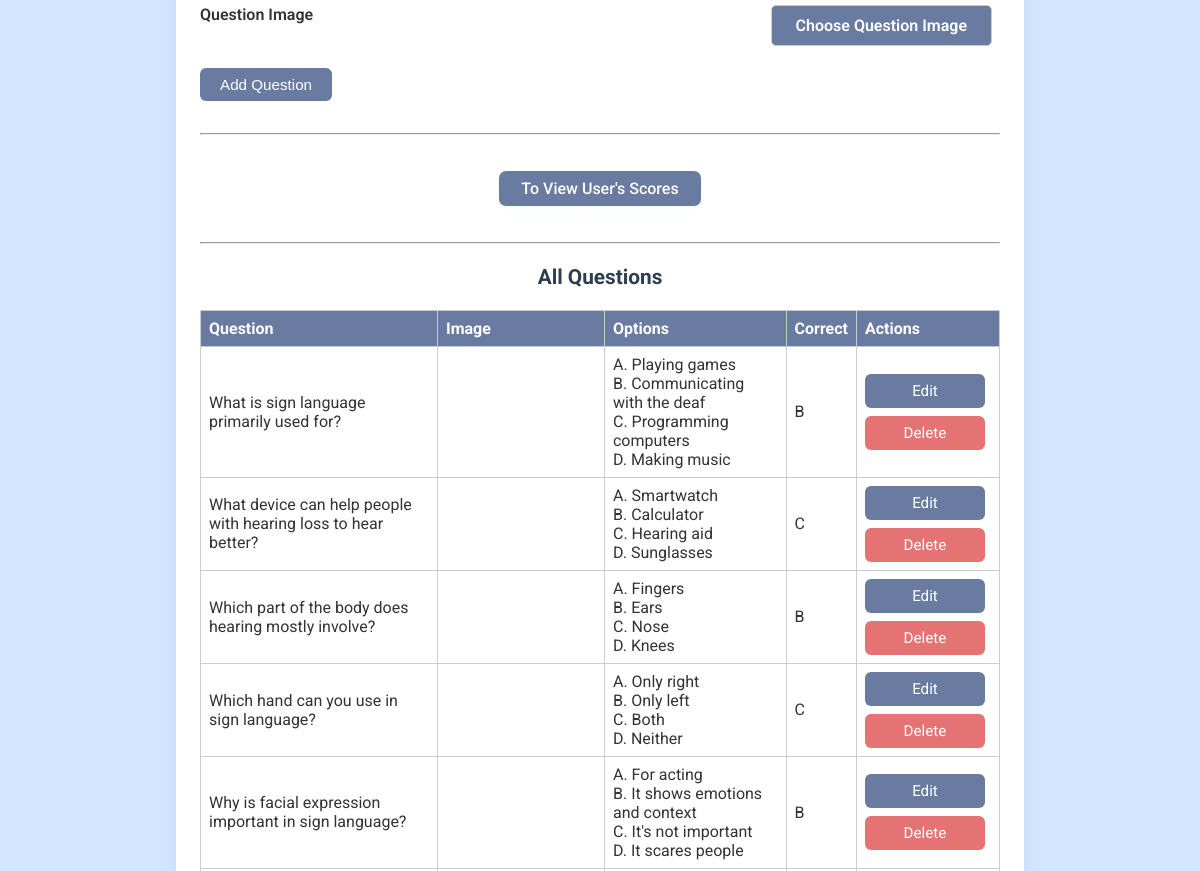
The page /admin_quiz.php (signed in, middle part) on the database as committed earlier.
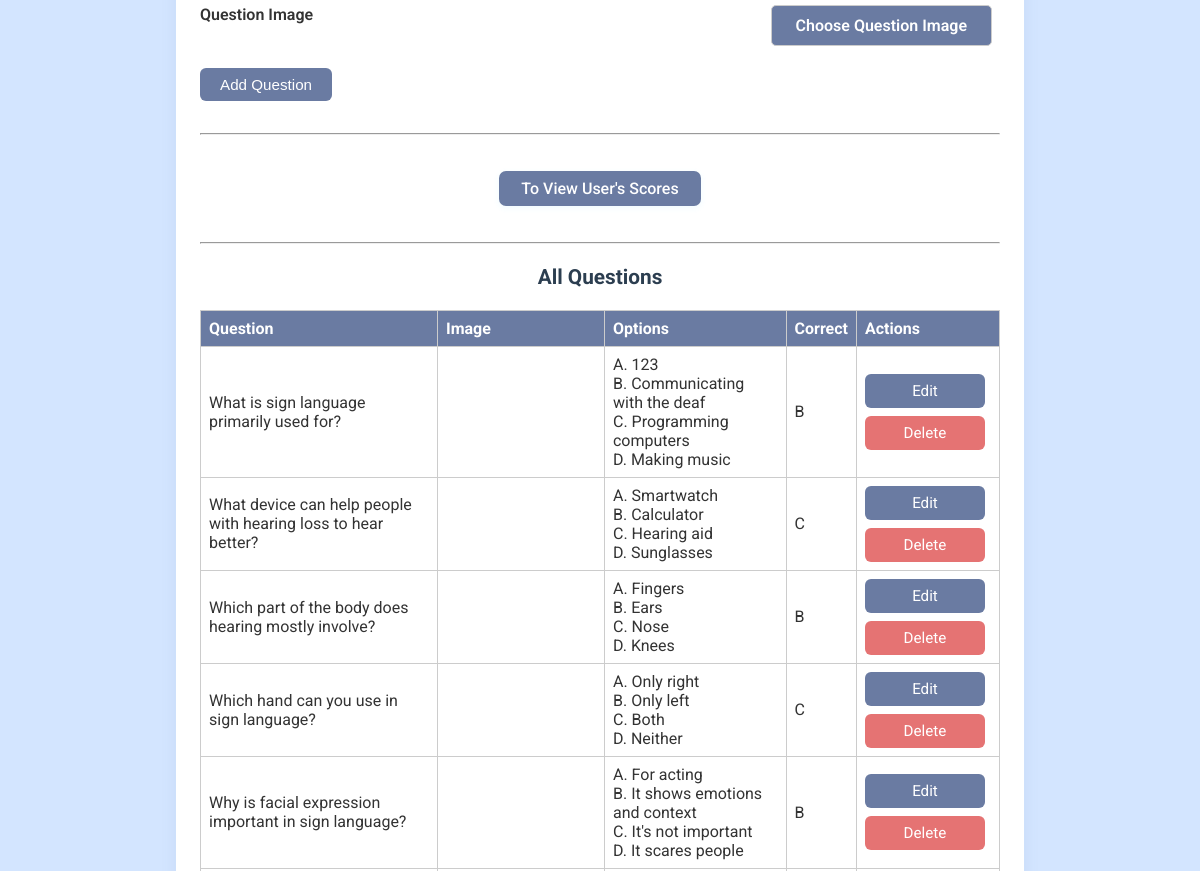
The same page on the database as committed later.
### tables this page shows
CREATE TABLE `quiz_questions` (
  `question_id` int(11) NOT NULL,
  `question_text` varchar(255) NOT NULL,
  `image` varchar(255) DEFAULT NULL,
  `option_a` varchar(100) NOT NULL,
  `option_b` varchar(100) NOT NULL,
  `option_c` varchar(100) NOT NULL,
  `option_d` varchar(100) NOT NULL,
  `correct_option` char(1) NOT NULL
);

### admin_quiz.php (the view, shortened to what the changed rows need)
<?php
require 'database.php';
$qres = $conn->query("SELECT * FROM quiz_questions ORDER BY question_id ASC");
$questions = [];
while ($row = $qres->fetch_assoc()) {
    $questions[] = $row;
}
?>
<!DOCTYPE html>
<html lang="en">
<head>
</head>
<body>
<?php include 'nav.php'; ?>
<main>
    <div class="container">
        <table class="quiz-table">
            <thead>
                <tr>
                    <th>Question</th>
                    <th style="width: 150px;">Image</th>
                    <th>Options</th>
                    <th>Correct</th>
                    <th>Actions</th>
                </tr>
            </thead>
            <tbody>
            <?php foreach ($questions as $q): ?>
                <?php if (isset($_GET['edit']) && $_GET['edit'] == $q['question_id']): ?>
                <tr>
                    <form method="POST" enctype="multipart/form-data">
                        <input type="hidden" name="edit_question" value="<?= $q['question_id'] ?>">
                        <td>
                            <input type="text" name="edit_question_text" value="<?= htmlspecialchars($q['question_text']) ?>" required maxlength="255">
                        </td>
                        <td style="text-align:center; width: 150px;">
                            <?php if (!empty($q['image'])): ?>
                                <img src="<?= htmlspecialchars($q['image']) ?>" alt="Current Image" style="max-width:80px; max-height:60px; object-fit:contain; margin-bottom:5px;"><br>
                            <?php else: ?>
                                <img src="images/quiz_default.svg" alt="Default Image" style="max-width:80px; max-height:60px; object-fit:contain; margin-bottom:5px;"><br>
                            <?php endif; ?>
                            <label class="file-label" for="edit_question_image_<?= $q['question_id'] ?>">Change Image</label>
                                <input type="file" id="edit_question_image_<?= $q['question_id'] ?>" name="question_image" accept=".gif,.png,.jpg,.jpeg,image/gif,image/png,image/jpeg">
                                <span class="edit-image-label" style="font-size:0.95em;color:#888;margin-left:10px;"></span>
                            <br>
                                <small>Leave blank to keep existing image</small>
                        </td>
                        <td>
                            <input type="text" name="edit_option_a" value="<?= htmlspecialchars($q['option_a']) ?>" required maxlength="100" style="width:60px;"> A<br>
                            <input type="text" name="edit_option_b" value="<?= htmlspecialchars($q['option_b']) ?>" required maxlength="100" style="width:60px;"> B<br>
                            <input type="text" name="edit_option_c" value="<?= htmlspecialchars($q['option_c']) ?>" required maxlength="100" style="width:60px;"> C<br>
                            <input type="text" name="edit_option_d" value="<?= htmlspecialchars($q['option_d']) ?>" required maxlength="100" style="width:60px;"> D
                        </td>
                        <td>
                            <select name="edit_correct_option" required>
                                <option value="A" <?= $q['correct_option']=='A'?'selected':'' ?>>A</option>
                                <option value="B" <?= $q['correct_option']=='B'?'selected':'' ?>>B</option>
                                <option value="C" <?= $q['correct_option']=='C'?'selected':'' ?>>C</option>
                                <option value="D" <?= $q['correct_option']=='D'?'selected':'' ?>>D</option>
                            </select>
                        </td>
                        <td>
                            <div class="action-buttons">
                                <button type="submit" name="edit_question" value="<?= $q['question_id'] ?>" class="save-btn">Save</button>
                                <a href="admin_quiz.php" class="action-btn">Cancel</a>
                            </div>
                        </td>
                    </form>
                </tr>
                <?php else: ?>
                    <tr>
                        <td>
                            <?= htmlspecialchars($q['question_text']) ?>
                        </td>
                        <td style="text-align:center; width: 150px;">
                            <?php if (!empty($q['image'])): ?>
                                <img src="<?= htmlspecialchars($q['image']) ?>" alt="Question Image" style="max-width:80px; max-height:60px; object-fit:contain;">
                            <?php else: ?>
                                <img src="images/quiz_default.svg" alt="Default Image" class="quiz_image">
                            <?php endif; ?>
                        </td>
                        <td>
                            A. <?= htmlspecialchars($q['option_a']) ?><br>
                            B. <?= htmlspecialchars($q['option_b']) ?><br>
                            C. <?= htmlspecialchars($q['option_c']) ?><br>
                            D. <?= htmlspecialchars($q['option_d']) ?>
                        </td>
                        <td><?= $q['correct_option'] ?></td>
                        <td>
                            <div class="action-buttons">
                                <a href="admin_quiz.php?edit=<?= $q['question_id'] ?>" class="edit-btn">Edit</a>
                                <a href="admin_quiz.php?delete=<?= $q['question_id'] ?>" class="delete-btn" onclick="return confirm('Delete this question?');">Delete</a>
                            </div>
                        </td>
                    </tr>
                <?php endif; ?>
            <?php endforeach; ?>
            </tbody>
        </table>
        <br>
    </div>
</main>
</body>
</html>

Rows that differ between the two databases and show on the page:
changed quiz_questions "What is sign language primarily used for?": option_a "Playing games" → "123"
